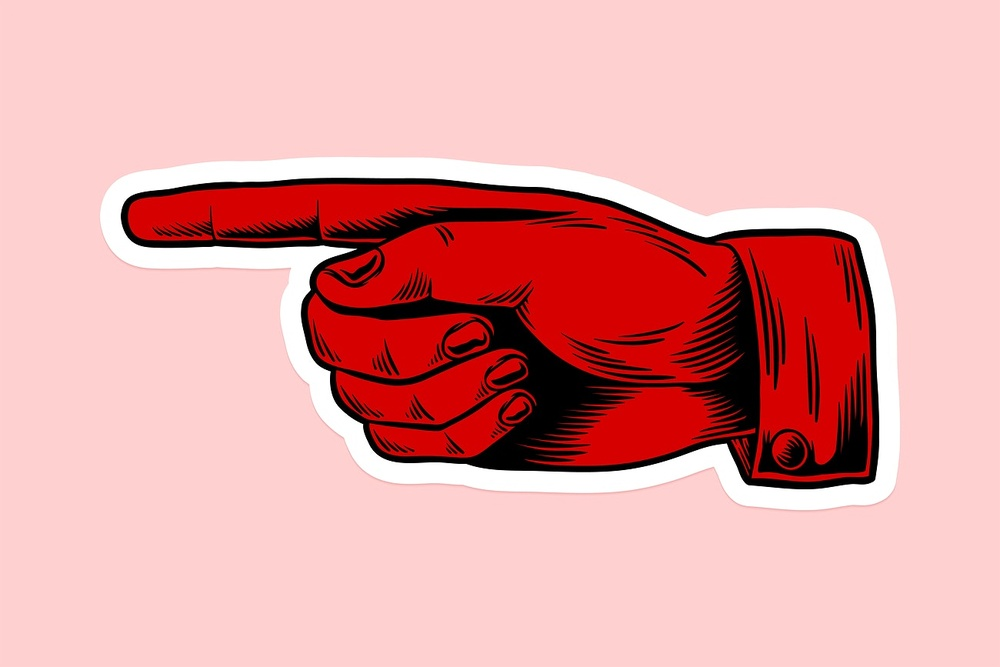
#> input picture RoboticsProject/assets/redlefthand.jpg, 1000 x 667 px, shrunk from 1300 x 867 before the run, given in place of the camera
$ python HandFeatureDetections.py   (older library calls are emulated)
#> lines starting #> are read from the running program, lines starting #| are printed output that depends on the picture; after the words box and inside, x2 and y2 are one past the last pixel; in counts of white or black regions, pixels touching at a corner belong together
import cv2
import numpy as np
#install with pip install scikit-image
from skimage.measure import compare_ssim

import math

#get camera device
cap = cv2.VideoCapture(0)
fgbg = cv2.createBackgroundSubtractorMOG2(0,50)
kernel=cv2.getStructuringElement(cv2.MORPH_RECT,(2,2))
matcher=cv2.DescriptorMatcher_create(cv2.DescriptorMatcher_BRUTEFORCE_HAMMING)
detect=cv2.AKAZE.create()
thresh=.2
textOrg=(20,50)
numGestures=5
x=0
while x<10:
    ret, frame = cap.read()
#> frame is the input picture: shape (667, 1000, 3); mean B, G, R 162.8, 162.7, 227.7
    x+=1

x=0
#> x = 0
while x<10:
    ret, frame = cap.read()
    img= fgbg.apply(frame,learningRate=0)
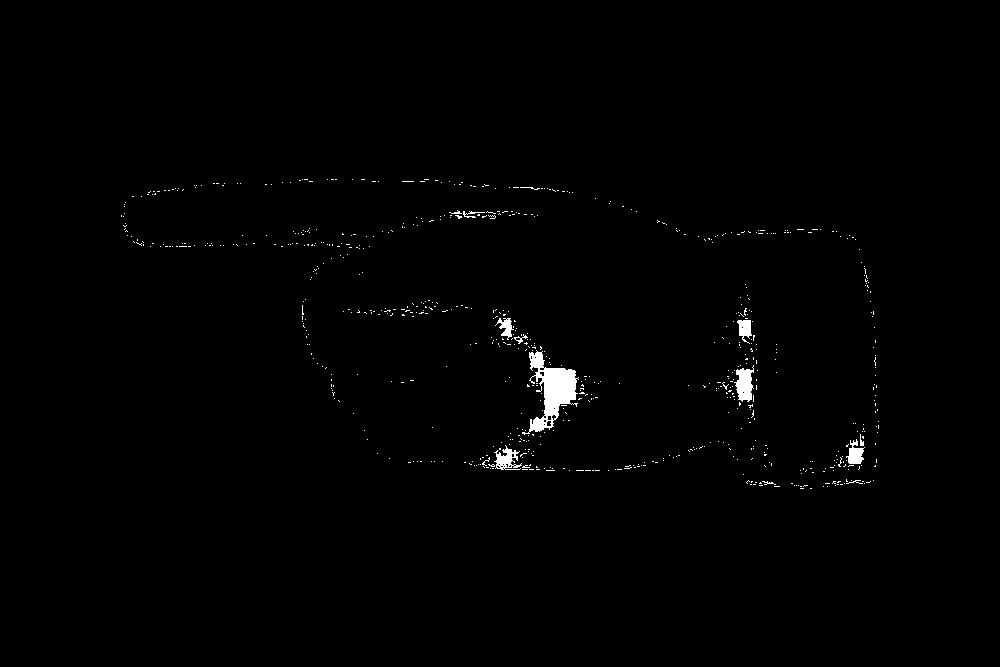
#> img: shape (667, 1000); values 127 (black) and 255 (white), 0.77% white; 725 white regions (712 under 20 px), largest, box (x1, y1, x2, y2) and area: (522, 350, 579, 435) 1888, (734, 365, 754, 402) 466, (494, 445, 522, 470) 341
    x+=1
#> x = 1
#gather gestures
desList=[]
#> desList = []
while len(desList)<numGestures:
    while True:
        ret,img=cap.read()
        cam=img
        img=cv2.cvtColor(img,cv2.COLOR_BGR2GRAY)
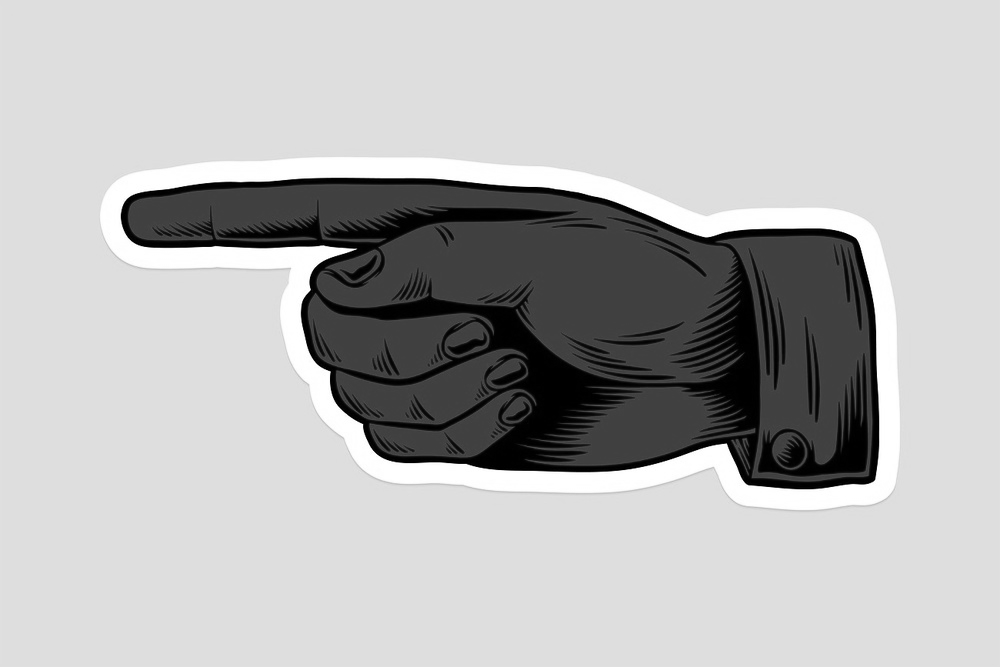
#> img: shape (667, 1000); min 0, max 255, mean 182.3
        img=cv2.bilateralFilter(img,9,300,150)
        img= cv2.GaussianBlur(img,(5,5),0)
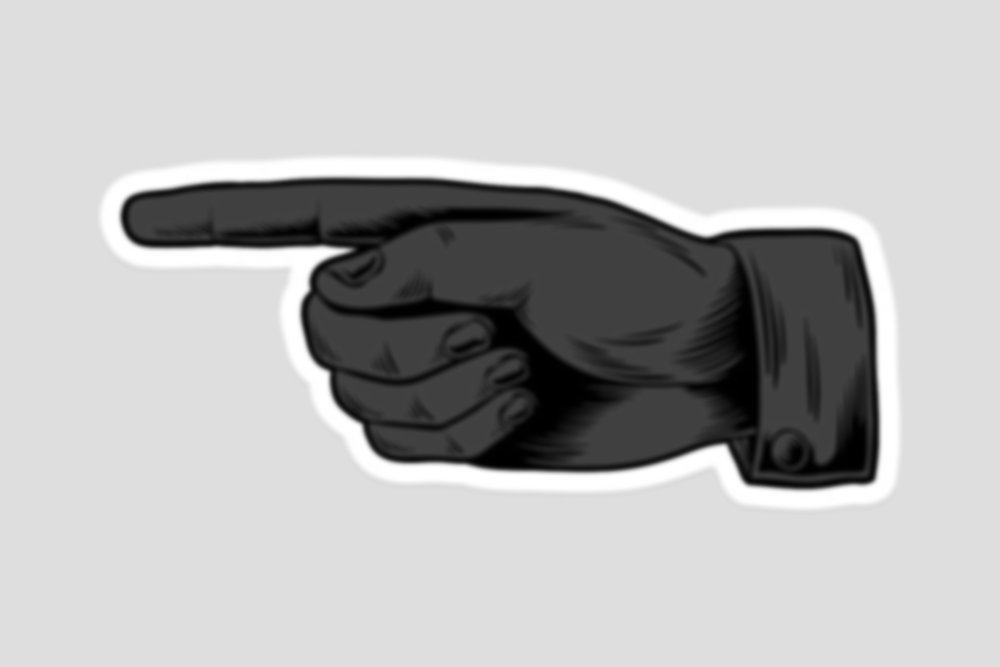
#> img: shape (667, 1000); min 0, max 255, mean 182.3
        img= fgbg.apply(img,learningRate=0)
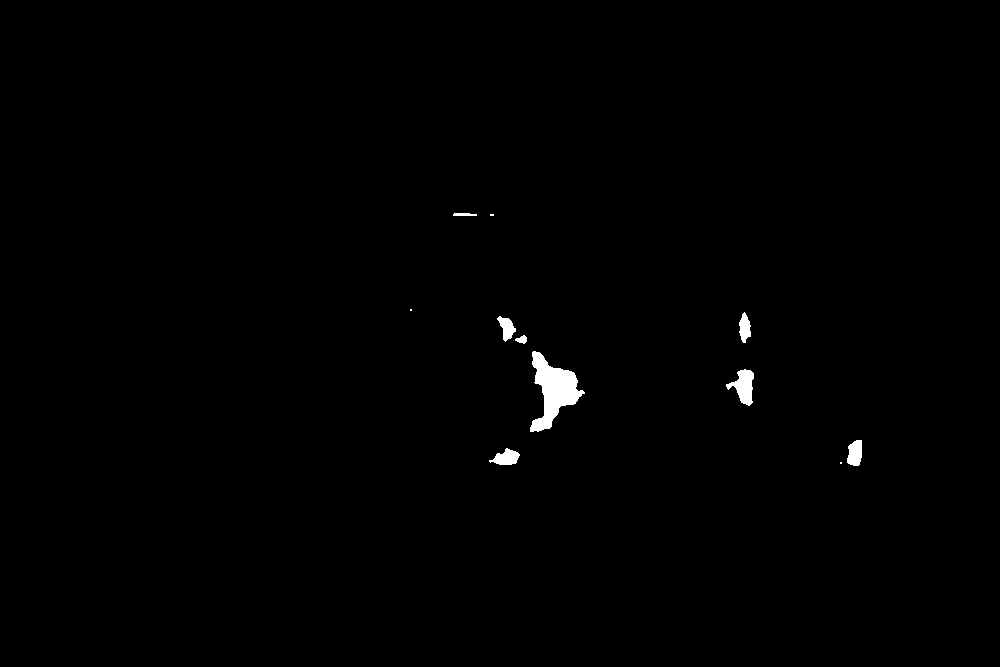
#> img: shape (667, 1000); values 127 (black) and 255 (white), 0.58% white; 11 white regions (3 under 20 px), largest, box (x1, y1, x2, y2) and area: (530, 351, 585, 432) 2033, (726, 369, 754, 406) 552, (847, 440, 862, 466) 317
        img= cv2.morphologyEx(img,cv2.MORPH_ERODE,kernel)
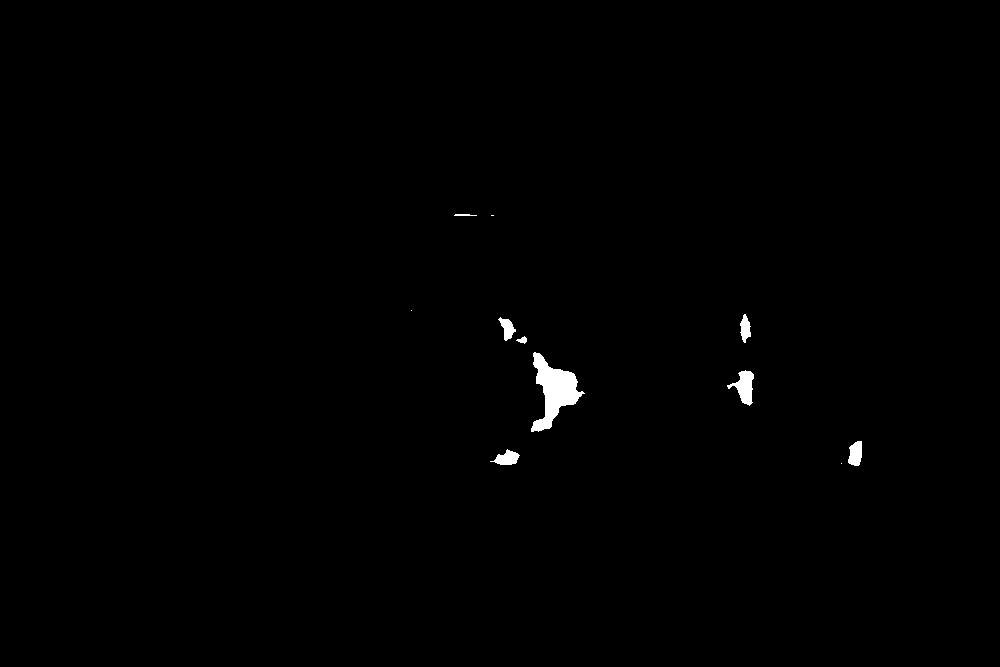
#> img: shape (667, 1000); values 127 (black) and 255 (white), 0.51% white; 11 white regions (3 under 20 px), largest, box (x1, y1, x2, y2) and area: (531, 352, 585, 432) 1878, (727, 370, 754, 406) 480, (848, 441, 862, 466) 276
        img= cv2.morphologyEx(img,cv2.MORPH_DILATE,kernel,iterations=2)
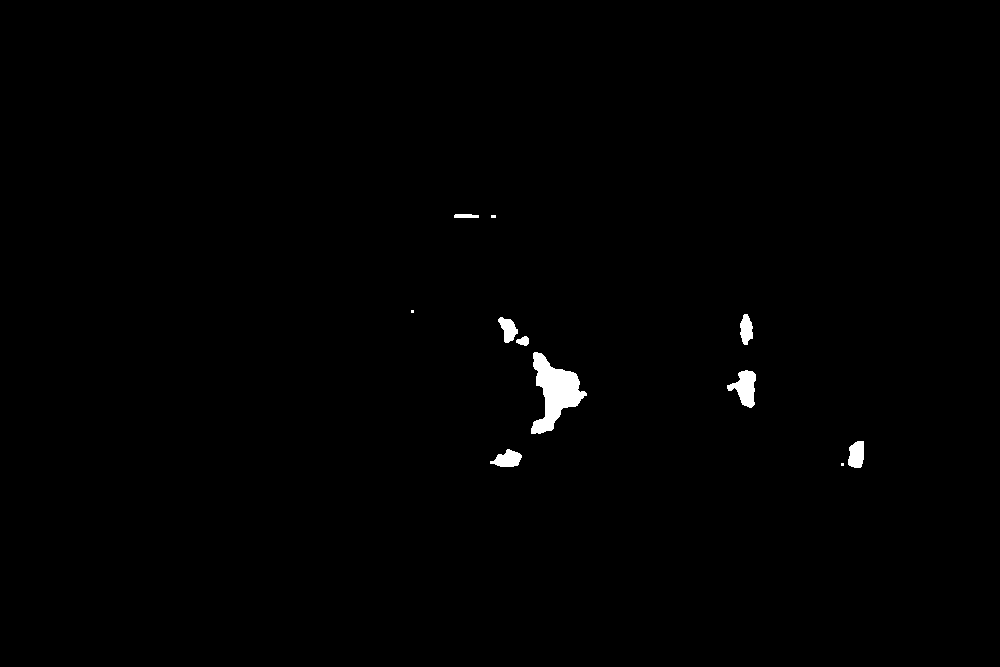
#> img: shape (667, 1000); values 127 (black) and 255 (white), 0.65% white; 11 white regions (3 under 20 px), largest, box (x1, y1, x2, y2) and area: (531, 352, 587, 434) 2188, (727, 370, 756, 408) 624, (490, 449, 522, 467) 366
        img= cv2.threshold(img, 128, 255, cv2.THRESH_BINARY| cv2.THRESH_OTSU)[1]

        cv2.imshow('img',img)
        cv2.imshow('cam',cam)
        if(cv2.waitKey(1) & 0xFF == ord('q')):
#> (key q is pressed here)
            break
    cv2.destroyAllWindows()

    kp,des=detect.detectAndCompute(img,None)
#> kp = 145 keypoints; strongest (x, y, size): (524, 341, 5.7), (510, 458, 11.4), (856, 456, 11.4), (855, 462, 8.1)

    imgWkp=cv2.drawKeypoints(img,kp,None)

    cv2.imshow('img',img)
    cv2.imshow('kp',imgWkp)
    key=cv2.waitKey(0)
#> (key q is pressed here)
    if key!=ord('r'):
        desList.append(des)
    cv2.destroyAllWindows()

while True:
    ret,frame=cap.read()
    frame=cv2.cvtColor(frame,cv2.COLOR_BGR2GRAY)
    frame=cv2.bilateralFilter(frame,9,300,150)
    frame= cv2.GaussianBlur(frame,(5,5),0)
    frame= fgbg.apply(frame,learningRate=0)
    frame= cv2.morphologyEx(frame,cv2.MORPH_ERODE,kernel)
    frame= cv2.morphologyEx(frame,cv2.MORPH_DILATE,kernel,iterations=5)
    frame= cv2.threshold(frame, 128, 255, cv2.THRESH_BINARY | cv2.THRESH_OTSU)[1]
    kpt,dest=detect.detectAndCompute(frame,None)
    showImg=cv2.drawKeypoints(frame,kpt,None)
    #matches=[]
    ratGood=0
    index=-1
    for i,d in enumerate(desList):
        try:
            matches=matcher.knnMatch(d,dest,k=2)
        except:
            cv2.imshow('img',showImg)
            continue

        if not matches is None:
            goodOnes=[]
            rat=0.0
            try:
                for m1,m2 in matches:
                    if m1.distance<0.75 * m2.distance:
                        goodOnes.append(m1)
                        rat+=1
            except:
                continue
            rat/=len(d)
            if rat>ratGood:
                ratGood=rat
                index=i
    if ratGood>thresh:
        print(ratGood)
        cv2.putText(showImg, str(index), textOrg,cv2.FONT_HERSHEY_SIMPLEX,1,[255,255,255])
    else:
        cv2.putText(showImg, 'no macthes', textOrg,cv2.FONT_HERSHEY_SIMPLEX,1,[255,255,255])
    cv2.imshow('img',showImg)
    if(cv2.waitKey(1) & 0xFF == ord('q')):
        break
cap.release()
